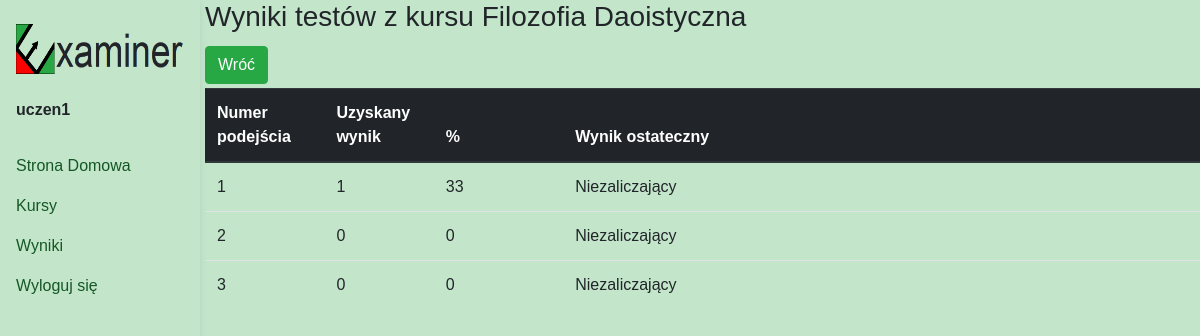
/student/course/results/442 (signed in), run on the app's committed database.
### exam/models.py (models this page shows, shortened)
class Course(models.Model):
    students = models.ManyToManyField(User)
    name = models.CharField(max_length = 100)
    multiple_answer_questions = models.BooleanField(default=False)
    time = models.PositiveSmallIntegerField(default=0)
    question_amount = models.PositiveSmallIntegerField(default=0)
    student_amount = models.PositiveSmallIntegerField(default=0)
    lesson_amount = models.PositiveSmallIntegerField(default=0)
    attempt_amount = models.PositiveSmallIntegerField(default=3)
    test_ready = models.BooleanField(default=False)
    passing_score = models.PositiveSmallIntegerField(default=0)
    category = models.CharField(max_length=100, default="")

class Result(models.Model):
    course = models.ForeignKey(Course, on_delete = models.CASCADE)
    student = models.ForeignKey(User, on_delete = models.CASCADE)
    finished = models.BooleanField(default = False)
    current_score = models.PositiveSmallIntegerField(default = False)
    current_question = models.PositiveSmallIntegerField(default = 1)
    question_order = models.CharField(max_length=2000, null=True)
    start_time = models.DateTimeField(auto_now_add=True)
    end_time = models.DateTimeField(null=True)
    passed = models.BooleanField(default = False)

### student/views.py (the view)
# urls.py: path("course/results/<int:pk>", StudentResultView.as_view(), name="course-results"),
class StudentResultView(LoginRequiredMixin, View):
    template_name = "student_result_view.html"
    def get(self, request, *args, **kwargs):
        course = Course.objects.get(pk=self.kwargs["pk"])
        results = Result.objects.filter(course=course, student=request.user)
        perc = []
        for result in results:
            perc.append(round(100*result.current_score/course.question_amount))
        context = {"course" : course,
                   "results" : zip(results, perc)}
        return render(request, self.template_name, context)

### student/templates/student_result_view.html
{% extends "student_base.html" %}
{% block content %}
<h3>Wyniki testów z kursu {{course.name}}</h3>
<a href="{% url 'student:results-general' %}">
  <button class="btn btn-success mt-1 mb-1" id="back">
    Wróć
  </button>
</a>
<table class="table">
  <thead class="thead-dark">
    <tr>
      <th width="12%" scope="col">Numer podejścia</th>
      <th width="11%" scope="col">Uzyskany wynik</th>
      <th width="13%" scope="col">%</th>
      <th scope="col">Wynik ostateczny</th>
    </tr>
  </thead>
  <tbody>
    {% for result, perc in results %}
    <tr>
      <td>{{forloop.counter}}</td>
      <td id="score_{{course.name}}_{{forloop.counter}}">{{result.current_score}}</td>
      <td id="perc_{{course.name}}_{{forloop.counter}}">{{perc}}</td>
      <td id="status_{{course.name}}_{{forloop.counter}}">{% if result.passed %} Zaliczający {% else %} Niezaliczający {% endif %}</td>
    </tr>
    {% endfor %}
  </tbody>
</table>
{% endblock %}

### student/templates/student_base.html (shortened to what this page needs)
{% load static %}
<!DOCTYPE html>
<html lang="en">
<head>
  <link rel="stylesheet" href="https://cdn.jsdelivr.net/npm/bootstrap@4.0.0/dist/css/bootstrap.min.css">
  <link rel="stylesheet" type="text/css" href="{% static 'css/general.css' %}"/>
</head>
<body>
  <header>
    <nav id="sidebarMenu" class="collapse d-lg-block sidebar collapse bg-transparent">
      <div class="position-sticky">
        <div class="list-group list-group-flush mx-3 mt-4">
          <img src="{% static 'img/logo3.png' %}" height="50" width="170"/>
          <span>&nbsp</span>
          <span id="current_username"><b>{{request.user.username}}</b></span>
          <span>&nbsp</span>
          {% if nav_var == "homepage" %}
          <a href="{% url 'exam:home-redirect' %}" class="list-group-item-success list-group-item-action py-2 ripple active" aria-current="true">
            <i class="fas fa-tachometer-alt fa-fw me-3"></i><span>Strona Domowa</span>
          </a>
          {% else %}
          <a href="{% url 'exam:home-redirect' %}" class="list-group-item-success list-group-item-action py-2 ripple" aria-current="true">
            <span>Strona Domowa</span>
          </a>
          {% endif %}
          {% if nav_var == "search_course" %}
          <a href="{% url 'student:student-search-course' %}" class="list-group-item-success list-group-item-action py-2 ripple active" aria-current="true" id="nav_courses">
            <i class="fas fa-tachometer-alt fa-fw me-3"></i><span>Kursy</span>
          </a>
          {% else %}
          <a href="{% url 'student:student-search-course' %}" class="list-group-item-success list-group-item-action py-2 ripple" aria-current="true" id="nav_courses">
            <span>Kursy</span>
          </a>
          {% endif %}
          {% if nav_var == "results" %}
          <a href="{% url 'student:results-general' %}" class="list-group-item-success list-group-item-action py-2 ripple active" aria-current="true" id="nav_results">
            <i class="fas fa-tachometer-alt fa-fw me-3"></i><span>Wyniki</span>
          </a>
          {% else %}
          <a href="{% url 'student:results-general' %}" class="list-group-item-success list-group-item-action py-2 ripple" aria-current="true" id="nav_results">
            <span>Wyniki</span>
          </a>
          {% endif %}
          <a href="{% url 'exam:logout' %}" class="list-group-item-success list-group-item-action py-2 ripple" aria-current="true" id="logout">
            <span>Wyloguj się</span>
          </a>
        </div>
      </div>
    </nav>
  </header>
  <div class ="ml-cont">
    {% block content %}{% endblock %}
  </div>
  </body>
</html>

### static/css/general.css (style rules this page uses)
body { font-family: Arial; background-color: rgb(195, 230, 203); }
.ml-cont { margin-left: 205px; }
.sidebar { position: fixed; top: 0; bottom: 0; left: 0; box-shadow: 0 2px 5px 0 rgb(0 0 0 / 5%), 0 2px 10px 0 rgb(0 0 0 / 5%); width: 200px; z-index: 600; }

### data on the page
Course: name "Filozofia Daoistyczna"
Result: current_score "1", perc "33", passed "Niezaliczający"
Result: current_score "0", perc "0", passed "Niezaliczający"
Result: current_score "0", perc "0", passed "Niezaliczający"

### other printed values
{{ request.user.username }} "uczen1"
